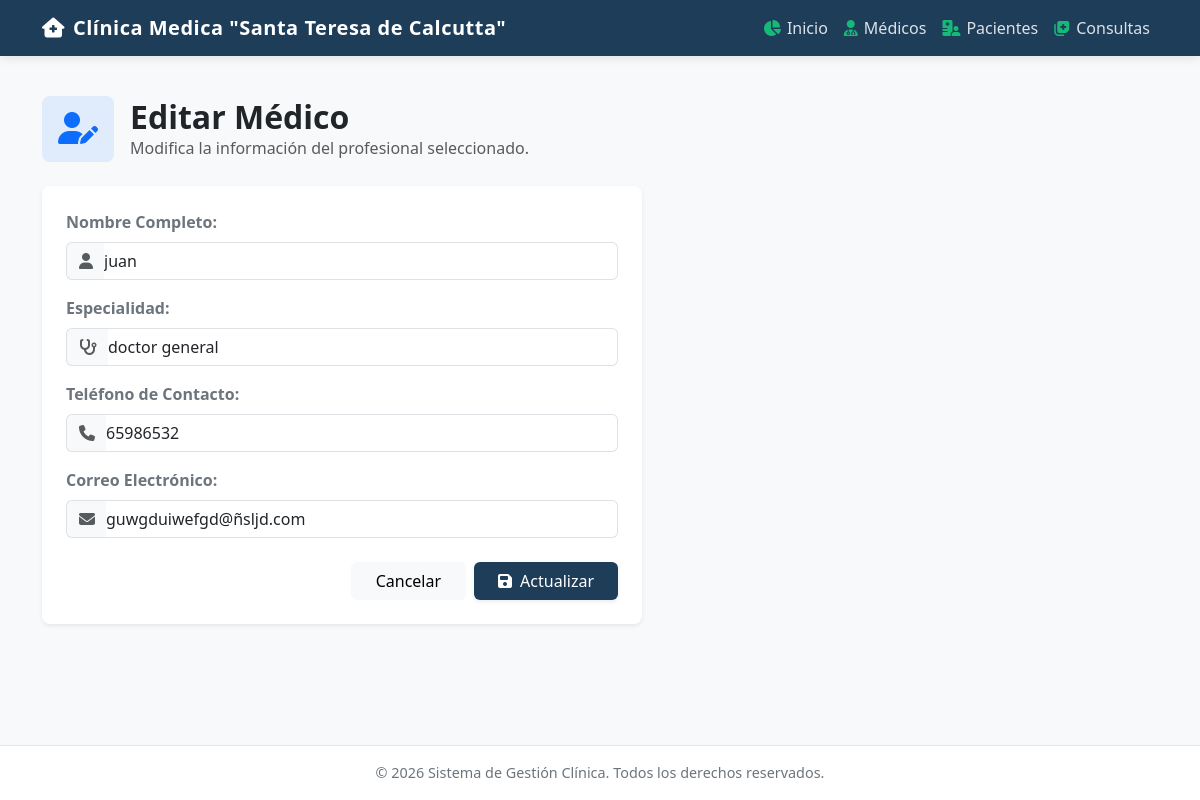
Page /medicos/editar/1 on the earlier database version.
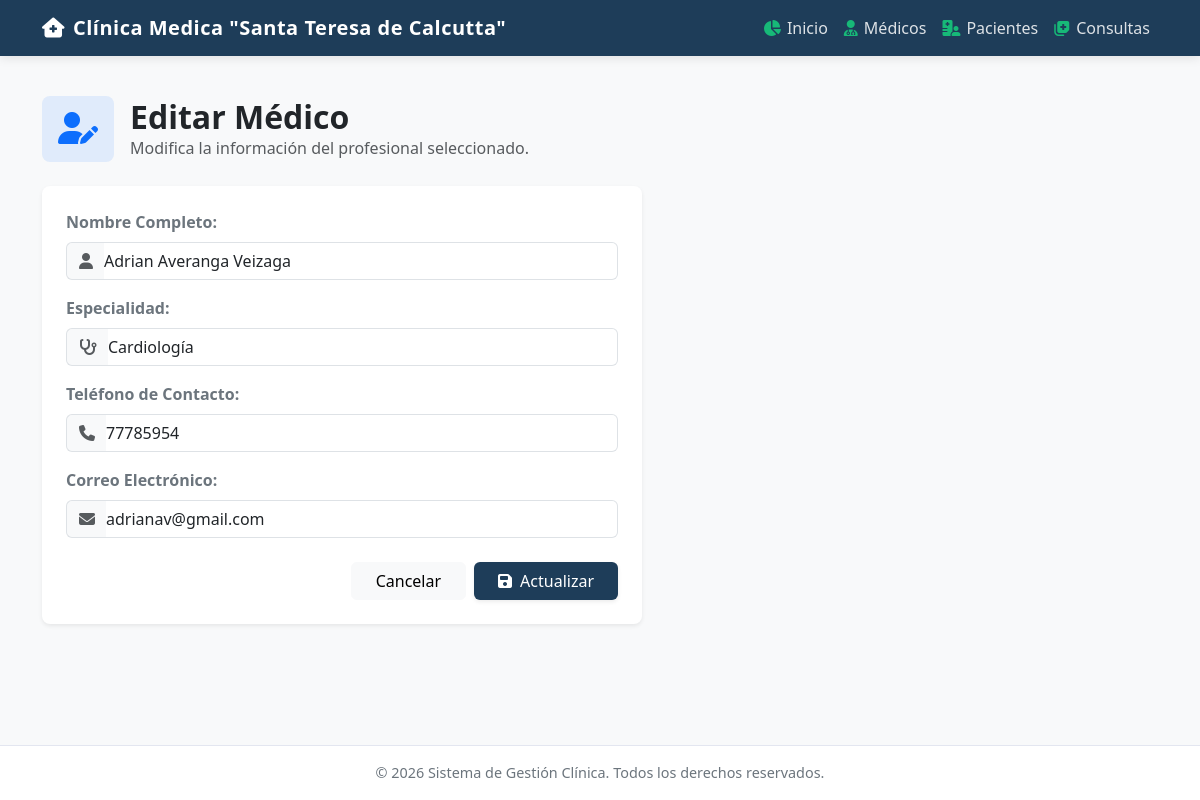
Same page on the later database version.
### models.py (models this page shows)
class Medico(db.Model):
    __tablename__ = 'medicos'
    id_medico = db.Column(db.Integer, primary_key=True)
    nombre = db.Column(db.String(100), nullable=False)
    especialidad = db.Column(db.String(100), nullable=False)
    telefono = db.Column(db.String(20), nullable=False)
    correo = db.Column(db.String(100), nullable=False)
    consultas = db.relationship('Consulta', backref='medico', lazy=True)

### app.py (the view, shortened to what this page needs)
@app.route('/medicos/editar/<int:id>', methods=['GET', 'POST'])
def editar_medico(id):
    medico = Medico.query.get_or_404(id)
    return render_template('medicos/editar.html', medico=medico)

### templates/medicos/editar.html (shortened to what this page needs)
{% extends 'base.html' %}
{% block content %}
<div class="d-flex align-items-center mb-4">
    <div class="bg-primary bg-opacity-10 text-primary p-3 rounded-3 me-3">
        <i class="fa-solid fa-user-pen fa-2x"></i>
    </div>
    <div>
        <h2 class="mb-0 fw-bold text-dark">Editar Médico</h2>
        <p class="text-muted mb-0">Modifica la información del profesional seleccionado.</p>
    </div>
</div>
<div class="card border-0 shadow-sm rounded-3 max-width-form" style="max-width: 600px;">
    <div class="card-body p-4">
        <form method="POST">
            <div class="mb-3">
                <label class="form-label fw-semibold text-secondary">Nombre Completo:</label>
                <div class="input-group">
                    <span class="input-group-text bg-light text-muted border-end-0">
                        <i class="fa-solid fa-user"></i>
                    </span>
                    <input type="text" name="nombre" class="form-control border-start-0 ps-0" value="{{ medico.nombre }}" required>
                </div>
            </div>
            <div class="mb-3">
                <label class="form-label fw-semibold text-secondary">Especialidad:</label>
                <div class="input-group">
                    <span class="input-group-text bg-light text-muted border-end-0">
                        <i class="fa-solid fa-stethoscope"></i>
                    </span>
                    <input type="text" name="especialidad" class="form-control border-start-0 ps-0" value="{{ medico.especialidad }}" required>
                </div>
            </div>
            <div class="mb-3">
                <label class="form-label fw-semibold text-secondary">Teléfono de Contacto:</label>
                <div class="input-group">
                    <span class="input-group-text bg-light text-muted border-end-0">
                        <i class="fa-solid fa-phone"></i>
                    </span>
                    <input type="text" name="telefono" class="form-control border-start-0 ps-0" value="{{ medico.telefono }}" required>
                </div>
            </div>
            <div class="mb-4">
                <label class="form-label fw-semibold text-secondary">Correo Electrónico:</label>
                <div class="input-group">
                    <span class="input-group-text bg-light text-muted border-end-0">
                        <i class="fa-solid fa-envelope"></i>
                    </span>
                    <input type="email" name="correo" class="form-control border-start-0 ps-0" value="{{ medico.correo }}" required>
                </div>
            </div>
            <div class="d-flex gap-2 justify-content-end">
                <a href="/medicos" class="btn btn-light px-4">
                    Cancelar
                </a>
                <button type="submit" class="btn btn-custom-primary shadow-sm px-4">
                    <i class="fa-solid fa-floppy-disk me-2"></i>Actualizar
                </button>
            </div>
        </form>
    </div>
</div>
{% endblock %}

Differences in the rows shown:
changed Medico: nombre "juan" → "Adrian Averanga Veizaga"; especialidad "doctor general" → "Cardiología"; telefono "65986532" → "77785954"; correo "guwgduiwefgd@xn--sljd-fqa.com" → "adrianav@gmail.com"
